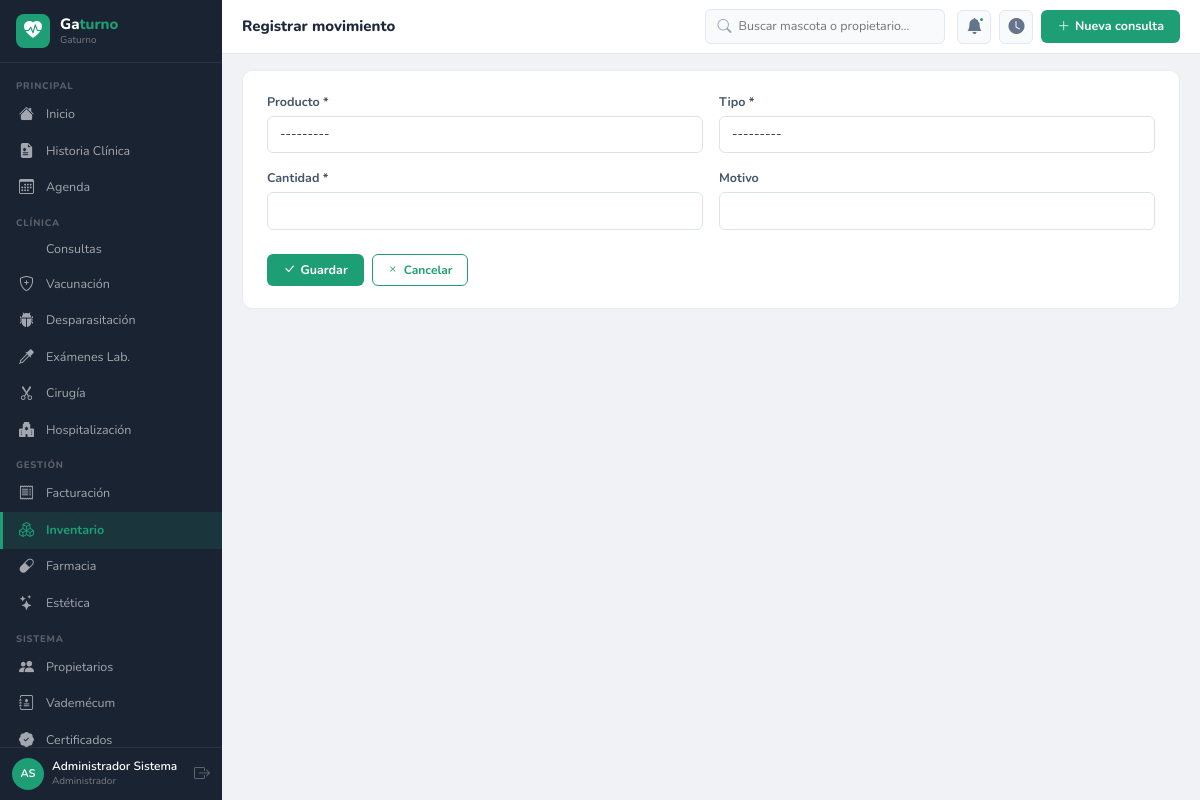
The page /inventario/movimiento/ (signed in) on the database its author committed.
### apps/accounts/models.py (models this page shows, shortened)
class Usuario(AbstractUser):
    ROLES = [('admin','Administrador'),('veterinario','Veterinario'),
             ('asistente','Asistente'),('recepcionista','Recepcionista'),('esteticista','Esteticista')]
    rol = models.CharField(max_length=20, choices=ROLES, default='recepcionista')
    telefono = models.CharField(max_length=20, blank=True)
    foto = models.ImageField(upload_to='usuarios/', blank=True, null=True)
    matricula = models.CharField(max_length=30, blank=True)
    especialidad = models.CharField(max_length=100, blank=True)
    class Meta:
        verbose_name='Usuario'; verbose_name_plural='Usuarios'
    @property
    def nombre_completo(self):
        return self.get_full_name() or self.username
    @property
    def iniciales(self):
        fn = (self.first_name or '')[:1].upper()
        ln = (self.last_name or '')[:1].upper()
        return (fn + ln) or self.username[:2].upper()

### apps/inventario/views.py (the view, shortened to what this page needs)
# urls.py: urlpatterns=[path('',views.lista,name='lista'),path('nuevo/',views.crear,name='crear'),path('<int:pk>/',views.detalle,name='detalle'),path('<int:pk>/editar/',views.editar,name='editar'),path('movimien
@login_required
def movimiento(request):
    form=MovimientoForm(request.POST or None)
    return render(request,'inventario/form_movimiento.html',{'form':form,'titulo':'Registrar movimiento'})

### apps/inventario/forms.py
class MovimientoForm(forms.ModelForm):
    class Meta:
        model=MovimientoStock
        fields=['producto','tipo','cantidad','motivo']
        widgets={'producto':forms.Select(attrs={'class':'form-select'}),'tipo':forms.Select(attrs={'class':'form-select'}),'cantidad':forms.NumberInput(attrs={'class':'form-control','step':'0.01'}),'motivo':forms.TextInput(attrs={'class':'form-control'})}

### apps/accounts/templatetags/vetclinic_tags.py (called while the page is built)
@register.filter
def widget_class(field):
    return field.field.widget.__class__.__name__

### apps/inventario/models.py (called while the page is built)
    def __str__(self): return f'{self.nombre} ({self.codigo})'

### templates/inventario/form_movimiento.html (shortened to what this page needs)
{% extends 'base/base.html' %}
{% load widget_tweaks %}
{% load vetclinic_tags %}
{% block page_title %}{{ titulo }}{% endblock %}
{% block content %}
<div class="form-card">
<form method="post" enctype="multipart/form-data">{% csrf_token %}
<div class="row g-3">
{% for field in form %}
<div class="{% if 'Textarea' in field|widget_class %}col-12{% else %}col-md-6{% endif %}">
  <label class="form-label">{{ field.label }}{% if field.field.required %} *{% endif %}</label>
  {% render_field field %}
</div>
{% endfor %}
</div>
<div class="d-flex gap-2 mt-4">
  <button type="submit" class="btn-vc"><i class="bi bi-check-lg"></i> Guardar</button>
  <a href="javascript:history.back()" class="btn-ol"><i class="bi bi-x"></i> Cancelar</a>
</div>
</form>
</div>
{% endblock %}

### templates/base/base.html (shortened to what this page needs)
<!DOCTYPE html>
<html lang="es">
<head>
<link rel="stylesheet" href="https://cdn.jsdelivr.net/npm/bootstrap@5.3.2/dist/css/bootstrap.min.css">
<link rel="stylesheet" href="https://cdn.jsdelivr.net/npm/bootstrap-icons@1.11.3/font/bootstrap-icons.min.css">
{% load static %}<link rel="stylesheet" href="{% static 'css/vetclinic.css' %}">
</head>
<body>
<nav class="vc-sb" id="sidebar">
  <div class="sb-brand">
    <div class="sb-ic"><i class="bi bi-heart-pulse-fill"></i></div>
    <div><div class="sb-nm">Ga<em>turno</em></div><span class="sb-sub">{{ CLINICA_NOMBRE }}</span></div>
  </div>
  <div class="sb-nav">
    <div class="nav-sec">Principal</div>
    <a href="{% url 'reportes:dashboard' %}" class="nav-link {% if request.resolver_match.namespace == 'reportes' %}active{% endif %}"><i class="bi bi-house-fill"></i><span>Inicio</span></a>
    <a href="{% url 'pacientes:lista' %}" class="nav-link "><i class="bi bi-file-earmark-medical-fill"></i><span>Historia Clínica</span></a>
    <a href="{% url 'agenda:lista' %}" class="nav-link "><i class="bi bi-calendar3"></i><span>Agenda</span></a>
    <div class="nav-sec">Clínica</div>
    <a href="{% url 'consultas:lista' %}" class="nav-link {% if request.resolver_match.namespace == 'consultas' %}active{% endif %}"><span>Consultas</span></a>
    <a href="{% url 'vacunacion:lista' %}" class="nav-link {% if request.resolver_match.namespace == 'vacunacion' %}active{% endif %}"><i class="bi bi-shield-plus"></i><span>Vacunación</span></a>
    <a href="{% url 'desparasitacion:lista' %}" class="nav-link {% if request.resolver_match.namespace == 'desparasitacion' %}active{% endif %}"><i class="bi bi-bug-fill"></i><span>Desparasitación</span></a>
    <a href="{% url 'examenes:lista' %}" class="nav-link {% if request.resolver_match.namespace == 'examenes' %}active{% endif %}"><i class="bi bi-eyedropper"></i><span>Exámenes Lab.</span></a>
    <a href="{% url 'cirugia:lista' %}" class="nav-link {% if request.resolver_match.namespace == 'cirugia' %}active{% endif %}"><i class="bi bi-scissors"></i><span>Cirugía</span></a>
    <a href="{% url 'hospitalizacion:lista' %}" class="nav-link "><i class="bi bi-hospital-fill"></i><span>Hospitalización</span></a>
    <div class="nav-sec">Gestión</div>
    <a href="{% url 'facturacion:lista' %}" class="nav-link {% if request.resolver_match.namespace == 'facturacion' %}active{% endif %}"><i class="bi bi-receipt"></i><span>Facturación</span></a>
    <a href="{% url 'inventario:lista' %}" class="nav-link {% if request.resolver_match.namespace == 'inventario' %}active{% endif %}"><i class="bi bi-boxes"></i><span>Inventario</span></a>
    <a href="{% url 'farmacia:lista' %}" class="nav-link {% if request.resolver_match.namespace == 'farmacia' %}active{% endif %}"><i class="bi bi-capsule"></i><span>Farmacia</span></a>
    <a href="{% url 'estetica:lista' %}" class="nav-link {% if request.resolver_match.namespace == 'estetica' %}active{% endif %}"><i class="bi bi-stars"></i><span>Estética</span></a>
    <div class="nav-sec">Sistema</div>
    <a href="{% url 'propietarios:lista' %}" class="nav-link {% if request.resolver_match.namespace == 'propietarios' %}active{% endif %}"><i class="bi bi-people-fill"></i><span>Propietarios</span></a>
    <a href="{% url 'vademecum:lista' %}" class="nav-link {% if request.resolver_match.namespace == 'vademecum' %}active{% endif %}"><i class="bi bi-journal-medical"></i><span>Vademécum</span></a>
    <a href="{% url 'certificados:lista' %}" class="nav-link {% if request.resolver_match.namespace == 'certificados' %}active{% endif %}"><i class="bi bi-patch-check-fill"></i><span>Certificados</span></a>
  </div>
  <div class="sb-user">
    <div class="u-av">{{ request.user.iniciales }}</div>
    <div><div class="u-nm">{{ request.user.nombre_completo }}</div><div class="u-role">{{ request.user.get_rol_display }}</div></div>
    <a href="{% url 'accounts:logout' %}" class="u-out" title="Salir"><i class="bi bi-box-arrow-right"></i></a>
  </div>
</nav>
<div class="vc-main">
  <header class="vc-top">
    <div class="top-tit">{% block page_title %}Gaturno{% endblock %}</div>
    <div class="top-srch">
      <i class="bi bi-search"></i>
      <input type="text" id="globalSearch" placeholder="Buscar mascota o propietario…" autocomplete="off">
    </div>
    <div class="top-acts">
      <div class="top-btn"><i class="bi bi-bell-fill"></i><div class="top-dot"></div></div>
      <a href="{% url 'agenda:sala_espera' %}" class="top-btn" title="Sala de espera"><i class="bi bi-clock-fill"></i></a>
      <a href="{% url 'consultas:crear' %}" class="btn-vc"><i class="bi bi-plus-lg"></i> Nueva consulta</a>
    </div>
  </header>
  <div class="vc-cnt">{% block content %}{% endblock %}</div>
</div>
{% load static %}<script src="{% static 'js/vetclinic.js' %}"></script>
</body>
</html>

### static/css/vetclinic.css (style rules this page uses)
:root { --vc:#1D9E75;--vc-dk:#0F6E56;--vc-lt:#E1F5EE;--amb:#EF9F27;--amb-dk:#BA7517;--amb-lt:#FAEEDA;--pink:#D4537E;--blue:#378ADD;--blue-lt:#E6F1FB;--coral:#D85A30;--purple:#7F77DD;--purple-lt:#EEEDFE;--green:#639922;--green-lt:#EAF3DE;--red:#E24B4A;--red-lt:#FCEBEB;--sb:#1a2332;--sbw:222px;--top:54px;--f:'Nunito',sans-serif;--r:10px;--rs:6px }
*,*::before,*::after { box-sizing:border-box;margin:0;padding:0 }
body { font-family:var(--f);font-size:13.5px;background:#f0f2f5;color:#2d3748 }
a { text-decoration:none;color:inherit }
.vc-sb { position:fixed;left:0;top:0;bottom:0;width:var(--sbw);background:var(--sb);display:flex;flex-direction:column;z-index:100;transition:transform .25s }
.vc-main { margin-left:var(--sbw);min-height:100vh;display:flex;flex-direction:column }
.sb-brand { display:flex;align-items:center;gap:10px;padding:14px 16px;border-bottom:1px solid rgba(255,255,255,.08);flex-shrink:0 }
.sb-ic { width:34px;height:34px;border-radius:8px;background:var(--vc);display:flex;align-items:center;justify-content:center;color:#fff;font-size:18px;flex-shrink:0 }
.sb-nm { color:#fff;font-size:15px;font-weight:800;line-height:1.2 }
.sb-nm em { color:var(--vc);font-style:normal }
.sb-sub { color:rgba(255,255,255,.4);font-size:10px;display:block }
.sb-nav { flex:1;overflow-y:auto;padding:6px 0 }
.nav-sec { padding:10px 16px 3px;color:rgba(255,255,255,.28);font-size:9.5px;letter-spacing:.8px;text-transform:uppercase;font-weight:800 }
.nav-link { display:flex;align-items:center;gap:9px;padding:7px 16px;color:rgba(255,255,255,.6);border-left:3px solid transparent;font-size:12.5px;transition:all .15s }
.nav-link i { font-size:15px;width:18px;flex-shrink:0 }
.nav-link.active { background:rgba(29,158,117,.15);color:var(--vc);border-left-color:var(--vc);font-weight:700 }
.sb-user { padding:10px 12px;border-top:1px solid rgba(255,255,255,.08);display:flex;align-items:center;gap:8px;flex-shrink:0 }
.u-av { width:32px;height:32px;border-radius:50%;background:var(--vc);display:flex;align-items:center;justify-content:center;color:#fff;font-size:11px;font-weight:700;flex-shrink:0 }
.u-nm { color:#fff;font-size:12px;font-weight:600;line-height:1.3 }
.u-role { color:rgba(255,255,255,.4);font-size:10px }
.u-out { margin-left:auto;color:rgba(255,255,255,.3);font-size:16px }
.vc-top { height:var(--top);background:#fff;border-bottom:1px solid #e5e9f0;display:flex;align-items:center;gap:12px;padding:0 20px;position:sticky;top:0;z-index:50;flex-shrink:0 }
.top-tit { font-size:15px;font-weight:800;color:#1e293b;flex:1 }
.top-srch { position:relative;background:#f8fafc;border:1px solid #e2e8f0;border-radius:var(--rs);display:flex;align-items:center;gap:7px;padding:6px 11px;width:240px }
.top-srch i { color:#94a3b8;font-size:14px }
.top-srch input { background:none;border:none;outline:none;font-size:12.5px;font-family:var(--f);width:100% }
.top-acts { display:flex;align-items:center;gap:8px }
.top-btn { width:34px;height:34px;border-radius:var(--rs);background:#f8fafc;border:1px solid #e2e8f0;display:flex;align-items:center;justify-content:center;cursor:pointer;position:relative }
.top-btn i { font-size:16px;color:#64748b }
.top-dot { position:absolute;top:5px;right:5px;width:7px;height:7px;background:var(--vc);border-radius:50%;border:2px solid #fff }
.btn-vc { background:var(--vc);color:#fff!important;border:none;border-radius:var(--rs);padding:7px 16px;font-size:12.5px;font-weight:700;cursor:pointer;display:inline-flex;align-items:center;gap:5px;transition:background .15s;font-family:var(--f) }
.btn-ol { background:none;border:1.5px solid var(--vc);color:var(--vc)!important;border-radius:var(--rs);padding:6px 14px;font-size:12px;font-weight:700;cursor:pointer;display:inline-flex;align-items:center;gap:5px;transition:all .15s;font-family:var(--f) }
.vc-cnt { padding:16px 20px;flex:1;display:flex;flex-direction:column;gap:14px }
.form-card { background:#fff;border-radius:var(--r);border:1px solid #e8ecf0;padding:22px 24px;margin-bottom:14px }
label.form-label { font-size:12.5px;font-weight:700;color:#475569;margin-bottom:4px;display:block }
.form-control,.form-select { font-family:var(--f);font-size:13px;border:1px solid #dde3ec;border-radius:var(--rs);padding:8px 12px;width:100%;transition:border-color .15s,box-shadow .15s;color:#1e293b;background:#fff }

### rows shown on the page
Usuario: user.iniciales "AS", user.nombre_completo "Administrador Sistema", user.rol "Administrador"

### other values the page prints
{{ CLINICA_NOMBRE }} "Gaturno"
{{ titulo }} "Registrar movimiento"
{{ field.label }} "Producto" "Tipo" "Cantidad" "Motivo"
